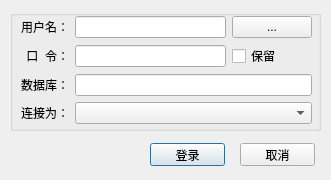
<?xml version="1.0" encoding="UTF-8"?>
<ui version="4.0">
 <class>dialog</class>
 <widget class="QDialog" name="dialog">
  <property name="geometry">
   <rect>
    <x>0</x>
    <y>0</y>
    <width>331</width>
    <height>180</height>
   </rect>
  </property>
  <property name="windowTitle">
   <string>连接oracle</string>
  </property>
  <widget class="QPushButton" name="loginButton">
   <property name="geometry">
    <rect>
     <x>150</x>
     <y>143</y>
     <width>75</width>
     <height>23</height>
    </rect>
   </property>
   <property name="text">
    <string>登录</string>
   </property>
  </widget>
  <widget class="QPushButton" name="cancelButton">
   <property name="geometry">
    <rect>
     <x>240</x>
     <y>143</y>
     <width>75</width>
     <height>23</height>
    </rect>
   </property>
   <property name="text">
    <string>取消</string>
   </property>
  </widget>
  <widget class="QGroupBox" name="groupBox">
   <property name="geometry">
    <rect>
     <x>10</x>
     <y>10</y>
     <width>311</width>
     <height>121</height>
    </rect>
   </property>
   <property name="title">
    <string/>
   </property>
   <widget class="QWidget" name="gridLayoutWidget">
    <property name="geometry">
     <rect>
      <x>11</x>
      <y>6</y>
      <width>291</width>
      <height>111</height>
     </rect>
    </property>
    <layout class="QGridLayout" name="gridLayout">
     <item row="3" column="0">
      <widget class="QLabel" name="label_4">
       <property name="text">
        <string>连接为：</string>
       </property>
       <property name="alignment">
        <set>Qt::AlignRight|Qt::AlignTrailing|Qt::AlignVCenter</set>
       </property>
      </widget>
     </item>
     <item row="0" column="0">
      <widget class="QLabel" name="label">
       <property name="text">
        <string>用户名：</string>
       </property>
       <property name="alignment">
        <set>Qt::AlignRight|Qt::AlignTrailing|Qt::AlignVCenter</set>
       </property>
      </widget>
     </item>
     <item row="0" column="1">
      <widget class="QLineEdit" name="lineEdit"/>
     </item>
     <item row="1" column="1">
      <widget class="QLineEdit" name="lineEdit_2"/>
     </item>
     <item row="1" column="0">
      <widget class="QLabel" name="label_2">
       <property name="text">
        <string>口  令：</string>
       </property>
       <property name="alignment">
        <set>Qt::AlignRight|Qt::AlignTrailing|Qt::AlignVCenter</set>
       </property>
      </widget>
     </item>
     <item row="2" column="0">
      <widget class="QLabel" name="label_3">
       <property name="text">
        <string>数据库：</string>
       </property>
       <property name="alignment">
        <set>Qt::AlignRight|Qt::AlignTrailing|Qt::AlignVCenter</set>
       </property>
      </widget>
     </item>
     <item row="0" column="2">
      <widget class="QPushButton" name="pushButton">
       <property name="baseSize">
        <size>
         <width>23</width>
         <height>23</height>
        </size>
       </property>
       <property name="text">
        <string>...</string>
       </property>
      </widget>
     </item>
     <item row="1" column="2">
      <widget class="QCheckBox" name="checkBox">
       <property name="text">
        <string>保留</string>
       </property>
      </widget>
     </item>
     <item row="2" column="1" colspan="2">
      <widget class="QLineEdit" name="lineEdit_3"/>
     </item>
     <item row="3" column="1" colspan="2">
      <widget class="QComboBox" name="comboBox"/>
     </item>
    </layout>
   </widget>
  </widget>
 </widget>
 <resources/>
 <connections/>
</ui>
